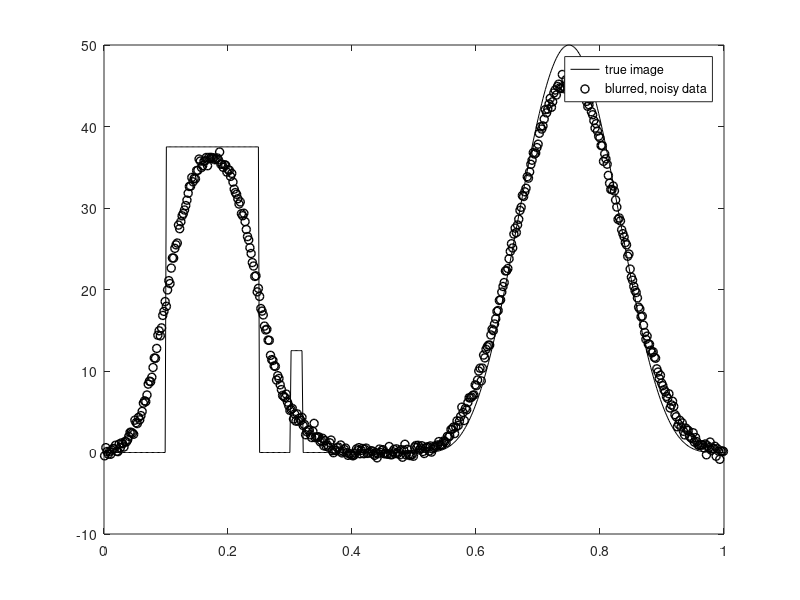

Source code (MATLAB): (Note: this script raises an error after producing the figure.)
%
%  Partially collapsed Gibbs sampler for 1d image deblurring with zero BCs.
%
%  Once the samples are computed, the sample mean is used as an estimator 
%  of the unknown image and empirical quantiles are used to compute 95%
%  credibility intervals for each unknown. 
%
%  The Geweke test is used to determine whether the chain, after burnin, 
%  is in equilibrium, and the integrated auto correlated time and essential 
%  sample size are estimated as described in Chapter 5. 
%
%  written by John Bardsley 2016.
%
%  This code was used to generate figures in Chapter 5.
clear all, close all
path(path,'../Functions');
n       = 512; % No. of grid points
h       = 1/n;
t       = [h/2:h:1-h/2]';
sig     = .05; % Kernel width parameter
kernel  = (1/sqrt(pi)/sig) * exp(-(t-h/2).^2/sig^2);
A       = toeplitz(kernel)*h;

% Set up true solution x_true and data b = A*x_true + error.
x_true  = 50*(.75*(.1<t&t<.25) + .25*(.3<t&t<.32) + (.5<t&t<1).*sin(2*pi*t).^4);
Ax      = A*x_true;
err_lev = 2; % Percent error in data
sigma   = err_lev/100 * norm(Ax) / sqrt(n);
eta     =  sigma * randn(n,1);
b       = Ax + eta;
m       = length(b);
Atb     = A'*b;
AtA     = A'*A;
figure(1),
plot(t,x_true,'k',t,b,'ko','LineWidth',1)
legend('true image','blurred, noisy data')

% second derivative precision matrix for prior
L = spdiags([-ones(n,1) 2*ones(n,1) -ones(n,1)],[-1 0 1],n,n);
% Define the structure array and function for evaluating the negative log
% of the marginal density p(del|b,lam).
p_params.AtA = A'*A;
p_params.Atb = A'*b;
p_params.btb = b'*b;
p_params.m   = m;
p_params.n   = n;
p_params.L   = L;
p_params.a0  = 1;
p_params.t0  = .001;
p_params.a1  = 1;
p_params.t1  = .001;
neglog_p     = 'neglog_marginal_1d';
% MCMC sampling
nsamps       = 5000;
xsamp        = zeros(n,nsamps);
lamsamp      = zeros(nsamps,1); lamsamp(1) = 5.2;
delsamp      = zeros(nsamps,1); delsamp(1) = 0.12;
R            = chol(lamsamp(1)*AtA + delsamp(1)*L);
xsamp(:,1)   = R\(R'\(lamsamp(1)*Atb));
nMH          = 5;
sigMH        = 0.1;
h            = waitbar(0,'MCMC samples in progress');
naccept      = 0;
tic
for i = 1:nsamps-1
    h = waitbar(i/(nsamps-1));
    %------------------------------------------------------------------
    % 1. Using conjugacy, sample the noise precision lam=1/sigma^2,
    % conjugate hyperprior: lam~Gamma(a,1/t0)
    lamsamp(i+1) = gamrnd(p_params.a0+m/2,1/(p_params.t0+norm(A*xsamp(:,i)-b)^2/2));
    %------------------------------------------------------------------
    % 2. adaptive Metropolis-within-Gibbs for sampling from p(del|b,lam)
    del_old          = delsamp(i);
    [neglog_p_old,R] = feval(neglog_p,[lamsamp(i+1);del_old],p_params);
    for j=1:nMH
        del_prop = exp(log(del_old)+sigMH*randn); % log-normal proposal
        [neglog_p_prop,R_prop] = feval(neglog_p,[lamsamp(i+1);del_prop],p_params);
        if log(rand) < -neglog_p_prop+neglog_p_old
            naccept      = naccept + 1;
            del_old      = del_prop;
            neglog_p_old = neglog_p_prop;
            R_old        = R_prop;
        end
    end
    delsamp(i+1) = del_old;
    sigMH        = std(log(delsamp(1:i+1)));
    %------------------------------------------------------------------
    % 3. Finally, sample the image from p(x|b,lambda,delta)
    xsamp(:,i+1) = R\(R'\(lamsamp(i+1)*Atb) + randn(n,1));
end
toc
close(h)
% Visualize the MCMC chain
% Plot the sample mean and 95% credibility intervals.
nburnin        = floor(nsamps/10);
xsamp          = xsamp(:,nburnin+1:end);
q              = plims(xsamp(:,:)',[0.025,0.975])';
x_mean         = mean(xsamp(:,:)')';
relative_error = norm(x_true-x_mean)/norm(x_true);
figure(2),
plot(t,x_mean,'k',t,x_true,'-.k',t,q(:,2),'--k',t,q(:,1),'--k')
legend('MCMC sample mean','true image','95% credibility bounds','Location','North')
% Output for (lambda,delta)-chain using sample_plot: ACF, IACT, Geweke test
lamdel_chain = [lamsamp(nburnin+1:end), delsamp(nburnin+1:end)]';
names        = cell(2,1);
names{1}     = '\lambda';
names{2}     = '\delta';
fignum       = 3;
[taux,acfun] = sample_plot(lamdel_chain,names,fignum);
% Plot the autocorrelations functions together.
[~,nacf] = size(acfun);
figure(6)
plot([1:nacf],acfun(1,:),'k',[1:nacf],acfun(2,:),'k--','LineWidth',2)
axis([1,nacf,0,1])
title('ACFs for \lambda and \delta.')
legend(['\tau_{\rm int}(\lambda)=',num2str(taux(1))],['\tau_{\rm int}(\delta)=',num2str(taux(2))])